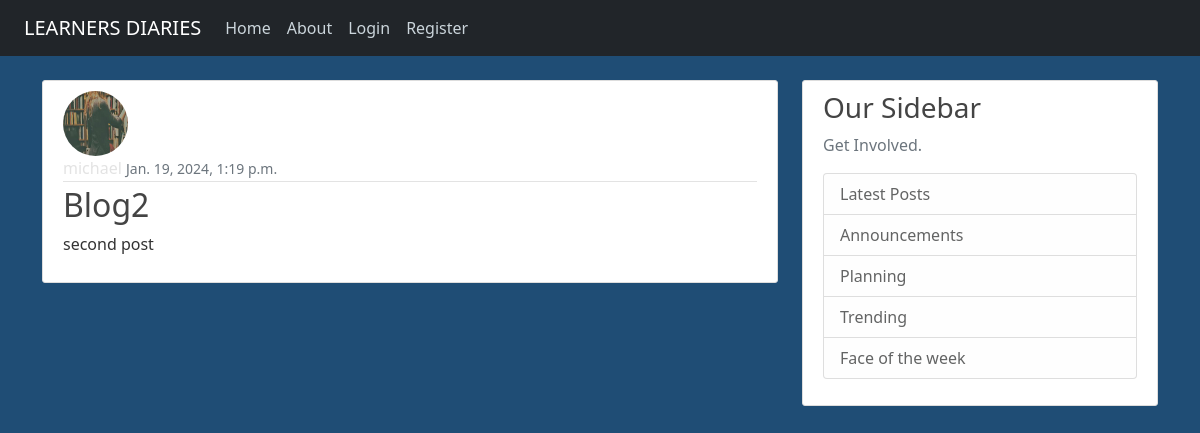
The app's page /post/2/ with its own data.
### blog/models.py (models this page shows, shortened)
class Post(models.Model):
    title = models.CharField(max_length=100)
    content = models.TextField()
    date = models.DateTimeField(default=timezone.now)
    author = models.ForeignKey(User, on_delete=models.CASCADE)

### users/models.py (models this page shows, shortened)
class Profile(models.Model):
    user = models.OneToOneField(User, on_delete= models.CASCADE)
    image = models.ImageField(default='profile_pics/default.jpg', upload_to='profile_pics/')

### blog/views.py (the view)
# urls.py: path('post/<int:pk>/', PostDetailView.as_view(), name='post-detail'),
class PostDetailView(DetailView):
    model = Post

### blog/templates/blog/post_detail.html (shortened to what this page needs)
{% extends "blog/base.html" %}
{% block content %}
        <article class="media content-section">
          <img class="rounded-circle article-img" src="{{ object.author.profile.image.url}}" alt="">
          <div class="media-body">
            <div class="article-metadata">
              <a class="mr-2" href="{% url 'user-posts' object.author.username %}">{{ object.author }}</a>
              <small class="text-muted">{{ object.date }}</small>
            </div>
            <h2 class="article-title" >{{ object.title }}</h2>
            <p class="article-content">{{ object.content }}</p>
          </div>
        </article>
{% endblock content %}

### blog/static/blog/css/main.css (style rules this page uses)
body { color: #333333; margin-top: 5rem; background: #1f4d75; }
h1, h2, h3, h4, h5, h6 { color: #444444; }
a { text-decoration: none; color: #444444; }
.content-section { background: #ffffff; padding: 10px 20px; border: 1px solid #dddddd; border-radius: 3px; margin-bottom: 20px; }
.article-title { color: #444444; }
.article-content { white-space: pre-line; }
.article-img { height: 65px; width: 65px; margin-right: 16px; }
.article-metadata { padding-bottom: 1px; margin-bottom: 4px; border-bottom: 1px solid #e3e3e3 }
a, .emojis { color: #e3e3e3; }

### records on screen
Post: author.profile.image (picture), author "michael", date "Jan. 19, 2024, 1:19 p.m.", title "Blog2", content "second post"
